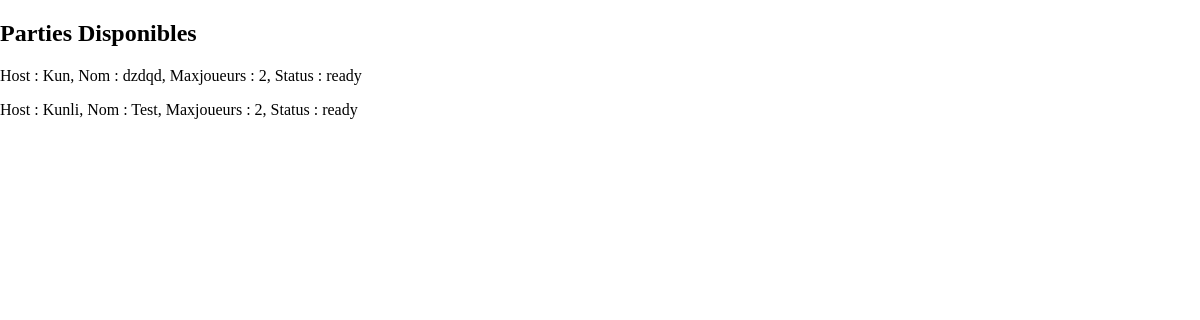
Page /classic_games on the earlier database version.
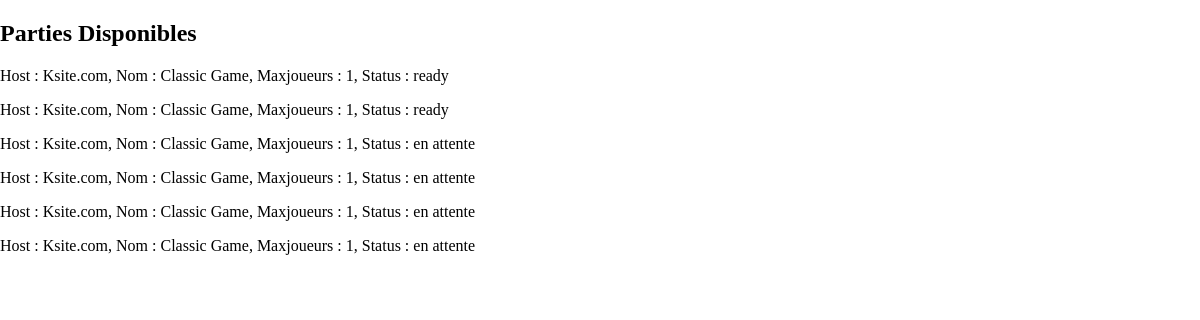
Same page on the later database version.
### tables this page shows
CREATE TABLE classic (
    id INTEGER PRIMARY KEY AUTOINCREMENT,
    host TEXT,
    name TEXT,
    status TEXT NOT NULL,
    maxplayers INT,
    creation TIMESTAMP
);

### main.py (the view)
@app.route("/classic_games", methods=['GET', 'POST'])
def classic_games():
    liste_parties = get_classic_games()
    return render_template("./classic_games.html", gamelist=liste_parties, iter_liste=range(len(liste_parties)))

### matchmaking.py (called while the page is built)
def get_classic_games()->list[tuple]:
    try:
        con = sqlite3.connect("./database/database.db")
        cur = con.cursor()
        sqlreq = f"SELECT * FROM classic"
        res = cur.execute(sqlreq)
        reslist = res.fetchall()
        con.close()
        return reslist
    except Exception as erreur:
        print("Erreur dans get_classic_games() :", erreur)
        return []

### templates/classic_games.html (shortened to what this page needs)
<!DOCTYPE html>
<html>
<head>
    <link rel="stylesheet" href="{{url_for('static', filename='styles.css')}}">
</head>
<body>
    <main>
        <div>
            <h2> Parties Disponibles </h2>
            {% for i in iter_liste %}
                <p> Host : {{gamelist[i][1]}}, Nom : {{gamelist[i][2]}}, Maxjoueurs : {{gamelist[i][4]}}, Status : {{gamelist[i][3]}}</p>
            {% endfor %}
        </div>
    </main>
</body>

### static/styles.css (style rules this page uses)
html { height: 100%; }
body { margin: 0px; height: 100%; }

Differences in the rows shown:
removed classic: host "Kun", name "dzdqd", maxplayers "2", status "ready"
removed classic: host "Kunli", name "Test", maxplayers "2", status "ready"
added classic: host "Ksite.com", name "Classic Game", maxplayers "1", status "ready"
added classic: host "Ksite.com", name "Classic Game", maxplayers "1", status "ready"
added classic: host "Ksite.com", name "Classic Game", maxplayers "1", status "en attente"
added classic: host "Ksite.com", name "Classic Game", maxplayers "1", status "en attente"
added classic: host "Ksite.com", name "Classic Game", maxplayers "1", status "en attente"
added classic: host "Ksite.com", name "Classic Game", maxplayers "1", status "en attente"
Other differences:
new list line: "Host : , Nom : , Maxjoueurs : , Status :"
list line gone: "Host : , Nom : , Maxjoueurs : , Status :"
